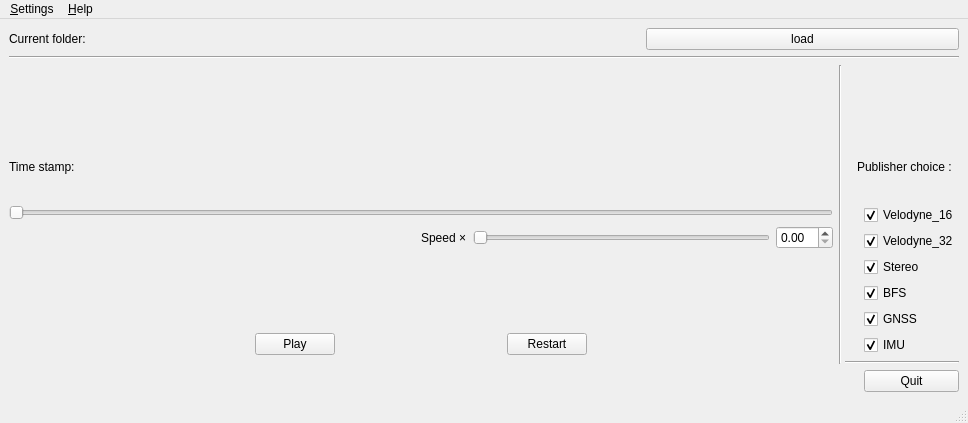
<?xml version="1.0" encoding="UTF-8"?>
<ui version="4.0">
 <class>MainWindow</class>
 <widget class="QMainWindow" name="MainWindow">
  <property name="geometry">
   <rect>
    <x>0</x>
    <y>0</y>
    <width>968</width>
    <height>423</height>
   </rect>
  </property>
  <property name="windowTitle">
   <string>Replay Tool</string>
  </property>
  <property name="windowIcon">
   <iconset resource="../resources/images.qrc">
    <normaloff>:/images/icon.png</normaloff>:/images/icon.png</iconset>
  </property>
  <property name="styleSheet">
   <string notr="true">font: 14pt &quot;Ubuntu&quot;;
</string>
  </property>
  <property name="locale">
   <locale language="English" country="Australia"/>
  </property>
  <widget class="QWidget" name="centralwidget">
   <layout class="QGridLayout" name="gridLayout">
    <item row="8" column="2" colspan="4">
     <widget class="Line" name="line_3">
      <property name="orientation">
       <enum>Qt::Horizontal</enum>
      </property>
     </widget>
    </item>
    <item row="1" column="0" colspan="6">
     <widget class="Line" name="line">
      <property name="orientation">
       <enum>Qt::Horizontal</enum>
      </property>
     </widget>
    </item>
    <item row="3" column="0">
     <layout class="QHBoxLayout" name="horizontalLayout_9">
      <item>
       <layout class="QHBoxLayout" name="horizontalLayout_8">
        <item>
         <widget class="QLabel" name="label_11">
          <property name="text">
           <string>Time stamp: </string>
          </property>
         </widget>
        </item>
       </layout>
      </item>
      <item>
       <widget class="QLabel" name="time_stamp_label">
        <property name="text">
         <string/>
        </property>
       </widget>
      </item>
     </layout>
    </item>
    <item row="4" column="5" rowspan="4">
     <layout class="QVBoxLayout" name="verticalLayout">
      <item>
       <widget class="QCheckBox" name="velodyne_16_checkBox">
        <property name="text">
         <string>Velodyne_16</string>
        </property>
        <property name="checkable">
         <bool>true</bool>
        </property>
        <property name="checked">
         <bool>true</bool>
        </property>
       </widget>
      </item>
      <item>
       <widget class="QCheckBox" name="velodyne_32_checkBox">
        <property name="text">
         <string>Velodyne_32</string>
        </property>
        <property name="checkable">
         <bool>true</bool>
        </property>
        <property name="checked">
         <bool>true</bool>
        </property>
       </widget>
      </item>
      <item>
       <widget class="QCheckBox" name="stereo_checkBox">
        <property name="text">
         <string>Stereo</string>
        </property>
        <property name="checkable">
         <bool>true</bool>
        </property>
        <property name="checked">
         <bool>true</bool>
        </property>
       </widget>
      </item>
      <item>
       <widget class="QCheckBox" name="bfs_checkBox">
        <property name="text">
         <string>BFS</string>
        </property>
        <property name="checked">
         <bool>true</bool>
        </property>
       </widget>
      </item>
      <item>
       <widget class="QCheckBox" name="gnss_checkBox">
        <property name="text">
         <string>GNSS</string>
        </property>
        <property name="checked">
         <bool>true</bool>
        </property>
       </widget>
      </item>
      <item>
       <widget class="QCheckBox" name="imu_checkBox">
        <property name="text">
         <string>IMU</string>
        </property>
        <property name="checked">
         <bool>true</bool>
        </property>
       </widget>
      </item>
     </layout>
    </item>
    <item row="3" column="4" colspan="2">
     <widget class="QLabel" name="label_10">
      <property name="text">
       <string>Publisher choice :  </string>
      </property>
     </widget>
    </item>
    <item row="9" column="5">
     <widget class="QPushButton" name="quitButton">
      <property name="styleSheet">
       <string notr="true">font: 75 17pt &quot;URW Bookman L&quot;;</string>
      </property>
      <property name="text">
       <string>Quit</string>
      </property>
     </widget>
    </item>
    <item row="0" column="0" colspan="6">
     <layout class="QHBoxLayout" name="horizontalLayout_5">
      <item>
       <widget class="QLabel" name="label_7">
        <property name="text">
         <string>Current folder: </string>
        </property>
       </widget>
      </item>
      <item>
       <widget class="QLabel" name="data_path">
        <property name="styleSheet">
         <string notr="true">font: 57 13pt &quot;Tlwg Mono&quot;;</string>
        </property>
        <property name="text">
         <string/>
        </property>
       </widget>
      </item>
      <item>
       <widget class="QPushButton" name="loadButton">
        <property name="text">
         <string>load</string>
        </property>
       </widget>
      </item>
     </layout>
    </item>
    <item row="7" column="3" colspan="2">
     <widget class="QLabel" name="label_3">
      <property name="text">
       <string/>
      </property>
     </widget>
    </item>
    <item row="2" column="1" rowspan="7" colspan="3">
     <widget class="Line" name="line_4">
      <property name="orientation">
       <enum>Qt::Vertical</enum>
      </property>
     </widget>
    </item>
    <item row="4" column="0">
     <widget class="QSlider" name="horizontalSlider">
      <property name="orientation">
       <enum>Qt::Horizontal</enum>
      </property>
     </widget>
    </item>
    <item row="5" column="0">
     <layout class="QHBoxLayout" name="horizontalLayout_3">
      <item>
       <spacer name="horizontalSpacer_3">
        <property name="orientation">
         <enum>Qt::Horizontal</enum>
        </property>
        <property name="sizeHint" stdset="0">
         <size>
          <width>40</width>
          <height>20</height>
         </size>
        </property>
       </spacer>
      </item>
      <item>
       <layout class="QHBoxLayout" name="horizontalLayout_2">
        <item>
         <widget class="QLabel" name="speed_label_4">
          <property name="text">
           <string>Speed ×</string>
          </property>
         </widget>
        </item>
        <item>
         <widget class="QSlider" name="pSlider">
          <property name="orientation">
           <enum>Qt::Horizontal</enum>
          </property>
         </widget>
        </item>
        <item>
         <widget class="QDoubleSpinBox" name="doubleSpinBox"/>
        </item>
       </layout>
      </item>
     </layout>
    </item>
    <item row="6" column="3" colspan="2">
     <widget class="QLabel" name="label">
      <property name="text">
       <string/>
      </property>
     </widget>
    </item>
    <item row="7" column="0">
     <layout class="QHBoxLayout" name="horizontalLayout_6">
      <item>
       <spacer name="horizontalSpacer_2">
        <property name="orientation">
         <enum>Qt::Horizontal</enum>
        </property>
        <property name="sizeHint" stdset="0">
         <size>
          <width>40</width>
          <height>20</height>
         </size>
        </property>
       </spacer>
      </item>
      <item>
       <layout class="QHBoxLayout" name="horizontalLayout_4">
        <item>
         <widget class="QPushButton" name="playButton">
          <property name="styleSheet">
           <string notr="true">font: 75 17pt &quot;URW Bookman L&quot;;</string>
          </property>
          <property name="text">
           <string>Play</string>
          </property>
         </widget>
        </item>
        <item>
         <spacer name="horizontalSpacer">
          <property name="orientation">
           <enum>Qt::Horizontal</enum>
          </property>
          <property name="sizeHint" stdset="0">
           <size>
            <width>148</width>
            <height>20</height>
           </size>
          </property>
         </spacer>
        </item>
       </layout>
      </item>
      <item>
       <widget class="QPushButton" name="restartButton">
        <property name="styleSheet">
         <string notr="true">font: 75 17pt &quot;URW Bookman L&quot;;</string>
        </property>
        <property name="text">
         <string>Restart</string>
        </property>
       </widget>
      </item>
      <item>
       <spacer name="horizontalSpacer_4">
        <property name="orientation">
         <enum>Qt::Horizontal</enum>
        </property>
        <property name="sizeHint" stdset="0">
         <size>
          <width>40</width>
          <height>20</height>
         </size>
        </property>
       </spacer>
      </item>
     </layout>
    </item>
   </layout>
  </widget>
  <widget class="QMenuBar" name="menubar">
   <property name="geometry">
    <rect>
     <x>0</x>
     <y>0</y>
     <width>968</width>
     <height>34</height>
    </rect>
   </property>
   <widget class="QMenu" name="menu_File">
    <property name="title">
     <string>&amp;Settings</string>
    </property>
    <addaction name="save_config"/>
    <addaction name="separator"/>
    <addaction name="load_config"/>
    <addaction name="separator"/>
    <addaction name="loop"/>
    <addaction name="action_Quit"/>
   </widget>
   <widget class="QMenu" name="menu_Help">
    <property name="title">
     <string>&amp;Help</string>
    </property>
   </widget>
   <addaction name="menu_File"/>
   <addaction name="menu_Help"/>
  </widget>
  <widget class="QStatusBar" name="statusbar"/>
  <action name="action_Quit">
   <property name="text">
    <string>&amp;Quit</string>
   </property>
   <property name="shortcut">
    <string>Ctrl+Q</string>
   </property>
   <property name="shortcutContext">
    <enum>Qt::ApplicationShortcut</enum>
   </property>
  </action>
  <action name="save_config">
   <property name="text">
    <string>&amp;Save config</string>
   </property>
  </action>
  <action name="loop">
   <property name="checkable">
    <bool>true</bool>
   </property>
   <property name="text">
    <string>&amp;Loop</string>
   </property>
  </action>
  <action name="load_config">
   <property name="checkable">
    <bool>false</bool>
   </property>
   <property name="text">
    <string> &amp;Load config</string>
   </property>
  </action>
 </widget>
 <resources>
  <include location="../resources/images.qrc"/>
 </resources>
 <connections>
  <connection>
   <sender>action_Quit</sender>
   <signal>triggered()</signal>
   <receiver>MainWindow</receiver>
   <slot>close()</slot>
   <hints>
    <hint type="sourcelabel">
     <x>-1</x>
     <y>-1</y>
    </hint>
    <hint type="destinationlabel">
     <x>399</x>
     <y>299</y>
    </hint>
   </hints>
  </connection>
 </connections>
</ui>
